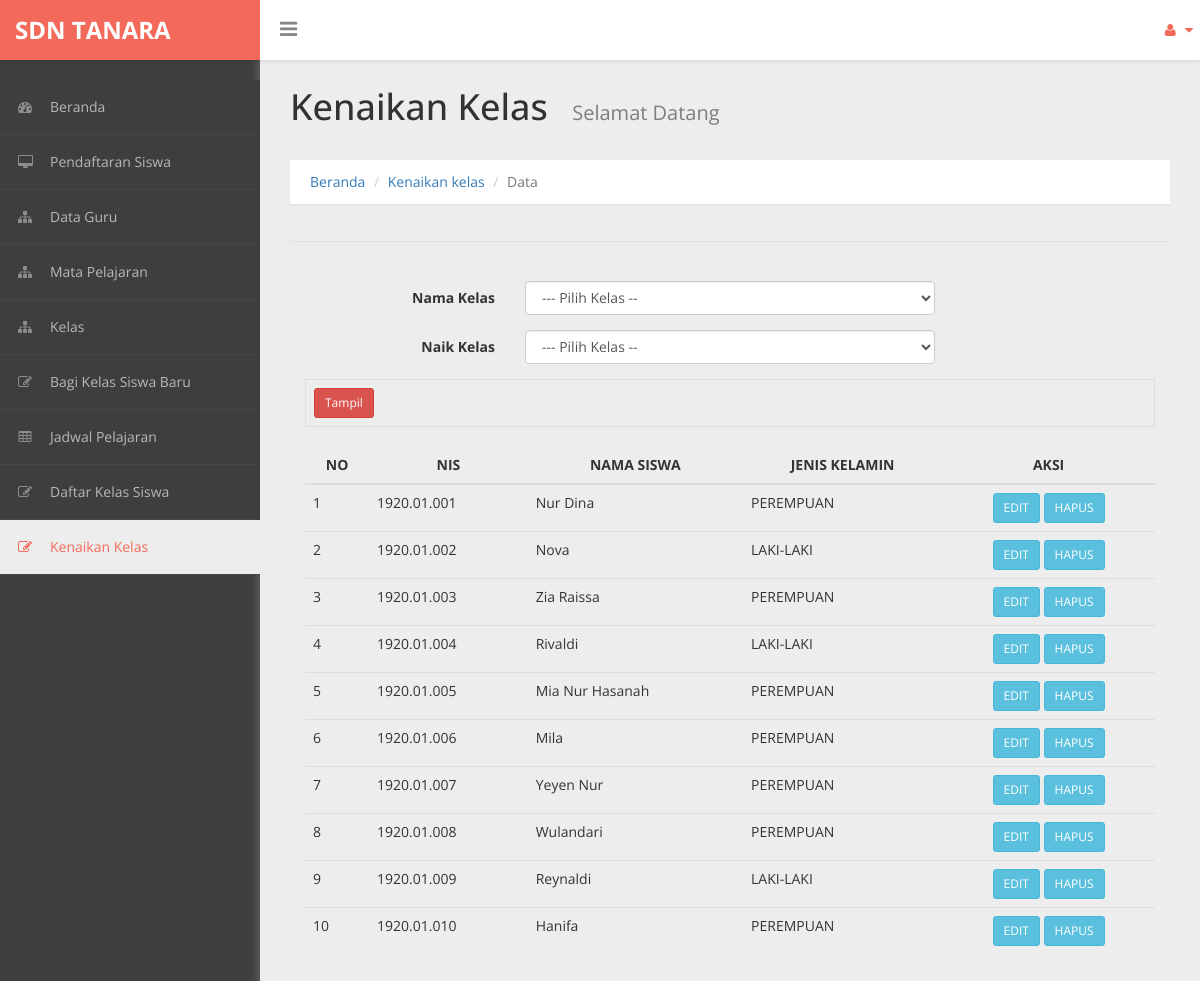
/admin/daftar_kenaikan.php, run on the app's committed database.
### tables this page shows
CREATE TABLE `ruang` (
  `kd_ruang` varchar(6) NOT NULL,
  `nama_ruang` varchar(20) NOT NULL,
  `nip` varchar(32) NOT NULL,
  `thnajar` varchar(20) NOT NULL
);

CREATE TABLE `siswa` (
  `nis` varchar(11) NOT NULL,
  `nama_siswa` varchar(40) NOT NULL,
  `tempatlhr` varchar(30) NOT NULL,
  `tgllahir` date NOT NULL,
  `alamat` text NOT NULL,
  `gender` enum('LAKI-LAKI','PEREMPUAN') NOT NULL,
  `agama` enum('ISLAM','KRISTEN','BUDHA','HINDU','KHONG HU CHU') NOT NULL,
  `kelas` varchar(6) NOT NULL,
  `status` enum('KANDUNG','ANGKAT','TIRI') NOT NULL,
  `anakke` varchar(15) NOT NULL,
  `namaayah` varchar(30) NOT NULL,
  `namaibu` varchar(30) NOT NULL,
  `alamatortu` text NOT NULL,
  `telportu` varchar(13) NOT NULL,
  `pekerjaanayah` varchar(30) NOT NULL,
  `pekerjaanibu` varchar(30) NOT NULL,
  `namawali` varchar(30) NOT NULL,
  `alamatwali` text NOT NULL,
  `telpwali` varchar(13) NOT NULL,
  `pekerjaanwali` varchar(30) NOT NULL
);

### admin/daftar_kenaikan.php (the view, shortened to what this page needs)
<!DOCTYPE html>
<html xmlns="http://www.w3.org/1999/xhtml">
<head>
    <link href="../assets/css/bootstrap.css" rel="stylesheet" />
    <link href="../assets/css/font-awesome.css" rel="stylesheet" />
    <link href="../assets/css/custom-styles.css" rel="stylesheet" />
</head>
<body>
    <div id="wrapper">
        <nav class="navbar navbar-default top-navbar" role="navigation">
            <div class="navbar-header">
                <a class="navbar-brand" href="index.php"><strong>SDN TANARA</strong></a>
				<div id="sideNav" href="">
		          <i class="fa fa-bars icon"></i>
		      </div>
            </div>
            <ul class="nav navbar-top-links navbar-right">
                <li class="dropdown">
                    <a class="dropdown-toggle" data-toggle="dropdown" href="#" aria-expanded="false">
                        <i class="fa fa-user fa-fw"></i> <i class="fa fa-caret-down"></i>
                    </a>
                </li>
            </ul>
        </nav>
       <nav class="navbar-default navbar-side" role="navigation">
            <div class="sidebar-collapse">
                <ul class="nav" id="main-menu">
                    <li>
                        <a href="index.php"><i class="fa fa-dashboard"></i>Beranda</a>
                    </li>
                    <li>
                        <a href="daftar_pend.php"><i class="fa fa-desktop"></i>Pendaftaran Siswa</a>
                    </li>
                    <li>
                        <a href="daftar_guru.php"><i class="fa fa-sitemap"></i>Data Guru</a>
                    </li>
                    <li>
                        <a href="daftar_mapel.php"><i class="fa fa-sitemap"></i>Mata Pelajaran</a>
                    </li>
                     <li>
                        <a href="daftar_ruang.php"><i class="fa fa-sitemap"></i>Kelas</a>
                    </li>
                    <li>
                        <a href="daftar_walikelas.php"><i class="fa fa-edit"></i>Bagi Kelas Siswa Baru</a>
                    </li>
                    <li>
                        <a href="daftar_jadwal.php"><i class="fa fa-table"></i>Jadwal Pelajaran</a>
                    </li>
                    <li>
                        <a href="daftar_siswa.php"><i class="fa fa-edit"></i>Daftar Kelas Siswa</a>
                    </li>
                    <li>
                        <a href="daftar_kenaikan.php" class="active-menu"><i class="fa fa-edit"></i>Kenaikan Kelas</a>
                    </li>
                </ul>
            </div>
        </nav>
        <div id="page-wrapper">
		  <div class="header">
                        <h1 class="page-header">
                           Kenaikan Kelas <small>Selamat Datang</small>
                        </h1>
						<ol class="breadcrumb">
					  <li><a href="index.php">Beranda</a></li>
					  <li><a href="#">Kenaikan kelas</a></li>
					  <li class="active">Data</li>
					</ol>
        </div>
            <div id="page-inner">
    			<div class="row">
    			  <div class="col-md-12">
    			<div class="panel panel-default">
				</div>
			</div>
				</div>
    <div class="box box-success">
        <form action="aksi_mapel.php" method="POST" class="form-horizontal">
             <div class="col-md-12">
            <table class="table table-bordered"><br>
                    <?php
                    include '../koneksi.php';
                    $data=mysqli_query($koneksi,"SELECT * from ruang
                        ");
                    while($d=mysqli_fetch_array($data)){
                    ?>
                        <div class="form-group">
                            <label class="control-label col-md-3 col-sm-3 col-xs-12" for="form-field-1">
                                Nama Kelas
                            </label>
                                 <div class="col-md-6 col-sm-6 col-xs-12">
                                    <select class="form-control col-md-7 col-xs-12" id="form-field-1" name="kd_mapel">
                                        <option value="">--- Pilih Kelas --</option>
                                        <?php
                                        include '../koneksi.php';
                                        $data = mysqli_query($koneksi, "SELECT * FROM ruang");
                                        ?>
                                    </select>
                                </div>
                        </div>
                        <div class="form-group">
                            <label class="control-label col-md-3 col-sm-3 col-xs-12" for="form-field-1">
                                Naik Kelas
                            </label>
                                 <div class="col-md-6 col-sm-6 col-xs-12">
                                    <select class="form-control col-md-7 col-xs-12" id="form-field-1" name="kd_mapel">
                                        <option value="">--- Pilih Kelas --</option>
                                        <?php
                                        include '../koneksi.php';
                                        $data = mysqli_query($koneksi, "SELECT * FROM ruang");
                                        ?>
                                    </select>
                                </div>
                        </div>
                        <td width="75">
                            <button type="submit" name="tambah" class="btn btn-danger  btn-sm">Tampil</button>
                        </td>
<?php } ?>
               </table>
            <div class="box-header with-border">
               <table class="table" id="datatables"><thead><tr>
                        <th><center>NO</center></th>
                        <th><center>NIS</center></th>
                        <th><center>NAMA SISWA</center></th>
                        <th><center>JENIS KELAMIN</center></th>
                        <th><center>AKSI</center></th>
                </tr></thead>
            <tbody>
                    <?php
                    include '../koneksi.php';
                    $data=mysqli_query($koneksi,"Select * from siswa");
                    $i=0;
                    while($d=mysqli_fetch_array($data)){
                        $i++;
                    ?>
                    <tr>
                        <td><?php echo $i?></td>
                        <td><?php echo $d['nis']?></td>
                        <td><?php echo $d['nama_siswa']?></td>
                        <td><?php echo $d['gender']?></td>
                        <td align="center">
                            <a class="btn btn-info btn-sm" href="tampil_mapel.php?kd_mapel=<?php echo $d['kd_mapel'];?>">EDIT</a>
                            <a class="btn btn-info btn-sm" name="hapus" href="mapel/hapus_mapel.php?kd_mapel=<?php echo $d['kd_mapel'];?>" onclick="return confirm('Yakin akan menghapus data?')">HAPUS</a>
                        </td>
                    </tr>
                        <?php } ?>
            </tbody>
               </table>
            </div>
         </form>
    </div>
  </div>
				</div>
            </div>
</body>
</html>

### assets/css/custom-styles.css (style rules this page uses)
body { font-family: 'Open Sans', sans-serif; background: #3E3E3E; }
#wrapper { width: 100%; }
#page-wrapper { padding: 15px 15px; min-height: 600px; background: #EDEDED; }
#page-inner { width:100%; margin:10px 20px 10px 0px; background-color:transparent; padding: 15px 30px; min-height:1200px; }
h1, .h1, h2, .h2, h3, .h3 { margin-top: 7px; margin-bottom: -5px; }
.navbar-side { z-index: 0; }
.panel { border-radius:0px; }
.navbar-side .nav > li > a > i { color: #8C8C8C;padding: 8px;width: 30px;text-align: center; }
.top-navbar { position: fixed; width: 100%; z-index: 300; -webkit-box-shadow: 0 3px 3px rgba(0, 0, 0, 0.05); -moz-box-shadow: 0 3px 3px rgba(0, 0, 0, 0.05); box-shadow: 0 3px 3px rgba(0, 0, 0, 0.05); }
.navbar-side { z-index: 1; position: fixed; width: 260px; top: 80px; }
#page-wrapper { position: relative; top: 55px; box-shadow: 0 0 10px #757575; -moz-box-shadow: 0 0 10px #757575; -webkit-box-shadow: 0 0 10px #757575; }
.breadcrumb { padding: 12px 10px 12px 20px; margin-bottom: 20px; list-style: none; border-radius: 0; -webkit-box-shadow: 0 1px 1px rgba(0,0,0,.05); box-shadow: 0 1px 1px rgba(0,0,0,.05);background: #fff; }
.page-header { margin: 0;border-bottom: 1px solid transparent;text-align: left;background-color: rgb(237, 237, 237);padding: 32px 22px 32px 0;color: #323232; }
.panel-default { border-color: #ECECEC; }
.header { margin: 0 30px; }
h1.page-header small { color: #7E7E7E; margin-left: 15px; font-size: 20px; }
i.fa.fa-bars { font-size: 20px; margin: 12px 0 0; }
.top-navbar { margin:0px; }
.top-navbar .navbar-brand { color: #fff;width: 260px;text-align: left;height: 60px;font-size: 24px;font-weight: 700;line-height: 30px;background: #F36A5A; }
.top-navbar .nav > li { position: relative; display: inline-block; margin: 0px; padding: 0px; }
.top-navbar .nav > li > a { position: relative; display: block; padding: 20px;color: #FFFFFF; margin: 0px; }
.active-menu, .active-menu i { background-color: #EDEDED !important; color: #F36A5A !important; }
.active-menu i { color: #F36A5A !important; }
.sidebar-collapse , .sidebar-collapse .nav { background:none; }
.sidebar-collapse .nav { padding:0; }
.sidebar-collapse .nav > li > a { color: #B8B8B8; background:transparent; text-shadow:none; font-size: 14px; }
.sidebar-collapse > .nav > li > a { padding: 12px 10px; }
.sidebar-collapse > .nav > li { border-bottom: 1px solid rgba(107, 108, 109, 0.19); }
.navbar-side { border:none; background: #3E3E3E; }
.top-navbar { background: #FFFFFF; border-bottom:none; }
.top-navbar .nav > li > a > i { margin-right: 2px; }
.navbar-default { border:0px solid black; }
.navbar-header { background: transparent; }
.nav > li > a > i { margin-right:10px; color: rgb(243, 106, 90); }
#sideNav { float: left; left: 0; z-index: 3; color: #868686; cursor:pointer; border-radius: 0; width: 14px; font-size: 48px; line-height: 0; margin: 7px 0 0 20px; }
@media (min-width:768px) { #page-wrapper { margin: 0 0 0 260px; padding: 0; min-height: 1200px; } }
@media (min-width:768px) { .navbar-side { width: 260px; z-index: 1; } }
@media (min-width:768px) { .navbar { border-radius: 0px; } }

### data on the page
siswa: nis "1920.01.001", nama_siswa "Nur Dina", gender "PEREMPUAN"
siswa: nis "1920.01.002", nama_siswa "Nova", gender "LAKI-LAKI"
siswa: nis "1920.01.003", nama_siswa "Zia Raissa", gender "PEREMPUAN"
siswa: nis "1920.01.004", nama_siswa "Rivaldi", gender "LAKI-LAKI"
siswa: nis "1920.01.005", nama_siswa "Mia Nur Hasanah", gender "PEREMPUAN"
siswa: nis "1920.01.006", nama_siswa "Mila", gender "PEREMPUAN"
siswa: nis "1920.01.007", nama_siswa "Yeyen Nur", gender "PEREMPUAN"
siswa: nis "1920.01.008", nama_siswa "Wulandari", gender "PEREMPUAN"
siswa: nis "1920.01.009", nama_siswa "Reynaldi", gender "LAKI-LAKI"
siswa: nis "1920.01.010", nama_siswa "Hanifa", gender "PEREMPUAN"
